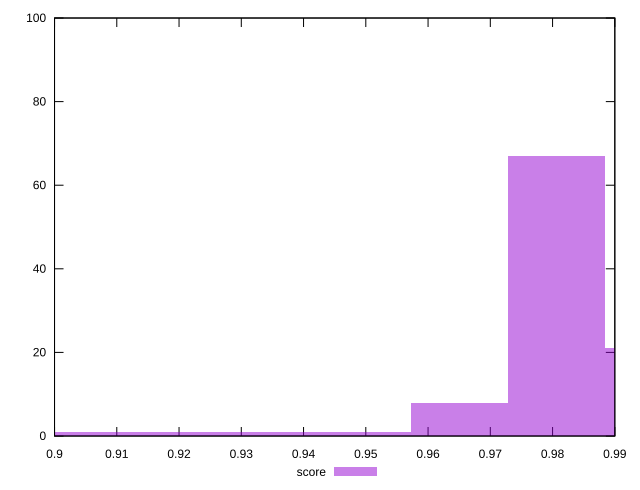

Generate this figure with gnuplot:
reset

$score <<EOF
0.9028230310823565 1
0.9806526027273873 67
0.9339548597403688 1
0.9650866883983811 8
0.949520774069375 1
0.9183889454113627 1
0.9962185170563934 21
EOF

set key outside below
set boxwidth 0.015565914329006147
set xrange [0.9:0.99]
set yrange [0:100]
set trange [0:100]
set style fill transparent solid 0.5 noborder
set terminal svg size 640, 490 enhanced background rgb 'white'
set output "report_0_00242021-02-20T12:25:28.543Z/bootup-time/samples/pages+cached/score/histogram.svg"

plot $score title "score" with boxes

reset
